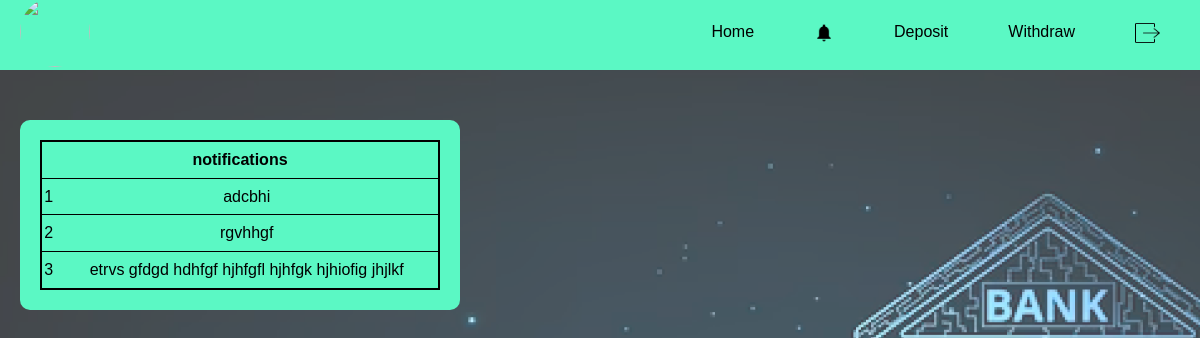
Page /usernotification on the committed database.
### app/models.py (models this page shows)
class Notification(models.Model):
    notification=models.CharField(max_length=100)

### app/views.py (the view)
# urls.py: path('usernotification',views.userviewnotification,name='usernotification'),
def userviewnotification(request):
    data=Notification.objects.all()
    return render(request,'userviewnotification.html',{'data':data})

### templates/userviewnotification.html (shortened to what this page needs)
{% extends 'userhome.html' %}
{% block content %}
{% load static %}
</head>
<body>
    <div class="main">
        <table>
            <tr>
                <th colspan="3">notifications</th>
            </tr>
            {% for i in data %}
            <tr>
                <td>{{forloop.counter}}</td>
                <td>{{i.notification}}</td>
            </tr>
           {% endfor %}
        </table>
    </div>
{% endblock %}

### rows in the picture
Notification: notification "adcbhi"
Notification: notification "rgvhhgf"
Notification: notification "etrvs gfdgd hdhfgf hjhfgfl hjhfgk hjhiofig jhjlkf"
